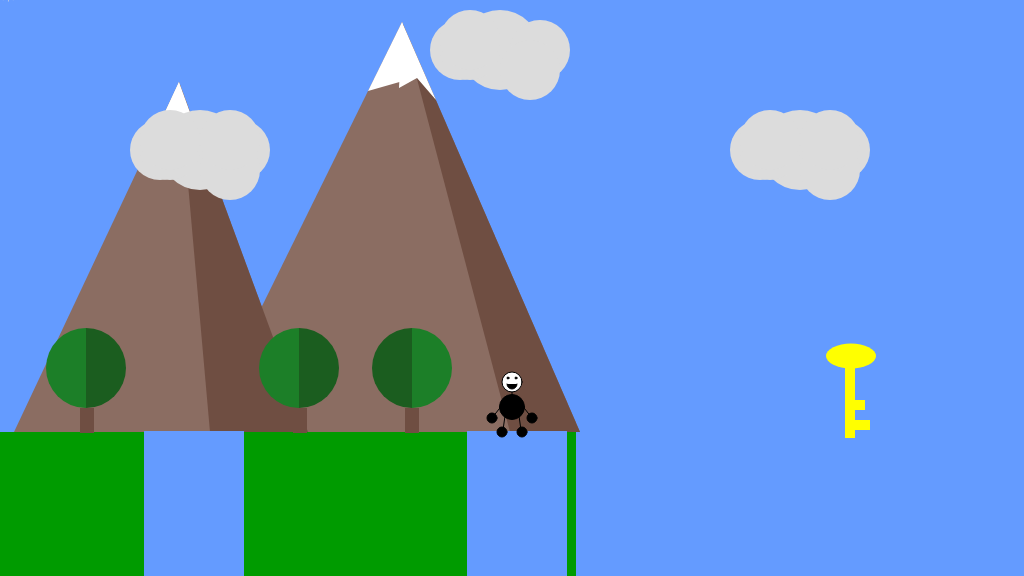
Frame 1 (no input)
Frame 60 (no input): identical to frame 1, image omitted
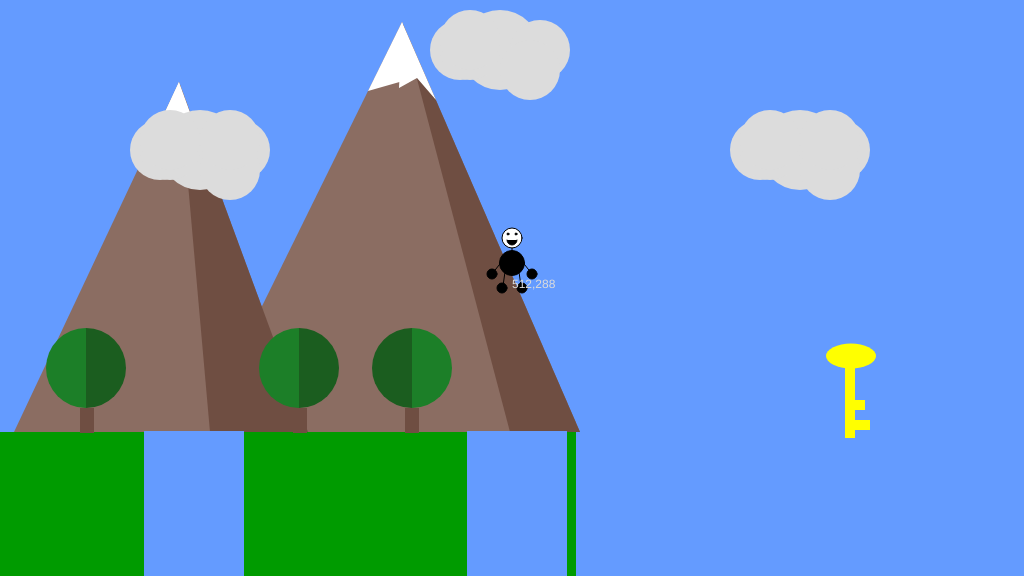
Frame 120 (the mouse pressed at the canvas centre since frame 60)

The p5.js sketch that drew these frames (run headless with seeded random() and noise() and a simulated clock; from frame 60 on, the mouse is pressed at the canvas centre):

// p5.js sketch
// ── sketch.js
/*

The Game Project

3 - using variables

*/

var floorPos_y;

var gameChar_x;
var gameChar_y;

var treePos_x;
var treePos_y;

var canyon;
var collectable;

var mountain; 

var cloud;


function setup()
{
	createCanvas(1024, 576);
	floorPos_y = 432; //NB. we are now using a variable for the floor position

	//NB. We are now using the built in variables height and width
	gameChar_x = width/2;
	gameChar_y = floorPos_y;

	treePos_x = width/2;
	treePos_y = height/2;

	canyon=
	{
		x_pos:0,
		width:100
		
	}

	collectable=
	{
		x_pos:100,
		y_pos:100,
		size:50
	}

	mountain=
	{
		x_pos:0,
		y_pos:0,
		
	}

	cloud=
	{
		x_pos:0,
		y_pos:0,
		size:0
	}
}

function draw()
{
	background(100, 155, 255); //fill the sky blue

	noStroke();
	fill(0, 155, 0);
	rect(0, floorPos_y, height, width - floorPos_y); //draw some green ground
	
	//mountain
	fill('#8b6d62')
		triangle(402,22,580,432,200,432);
		triangle(179,82,308,432,14,432);
	fill('#6f4e42');
		triangle(402,22,580,432,510,432);
		triangle(179,82,308,432,210,432);
	fill('FFFFFF');
		triangle(402,22,417,77,368,91);
		quad(402,22,436,100,417,78,399,88);
		triangle(179,82,195,126,162,119);
		quad(179,82,184,130,172,120,156,131);

	//canyon
	fill(100, 155, 255);
	rect(canyon.x_pos+144,431,canyon.width,148);
	rect(canyon.x_pos+467,431,canyon.width,148);

	//tree
	fill('#1c7f28');
		arc(treePos_x-426, treePos_y+80, 80, 80, radians(90),radians(270));
		arc(treePos_x-213, treePos_y+80, 80, 80, radians(90),radians(270));
		arc(treePos_x-100, treePos_y+80, 80, 80, radians(270),radians(90));
	fill('#1b5d1f');
		arc(treePos_x-426, treePos_y+80, 80, 80, radians(270),radians(90));
		arc(treePos_x-213, treePos_y+80, 80, 80, radians(270),radians(90));
		arc(treePos_x-100, treePos_y+80, 80, 80, radians(90),radians(270));
	fill('#6f4e42');
		rect(treePos_x-432, treePos_y+120,14,25);
		rect(treePos_x-219, treePos_y+120,14,25);
		rect(treePos_x-107, treePos_y+120,14,25);

	//front facing game character
	stroke(0);
	fill(255);		
		ellipse(gameChar_x,gameChar_y-50,20);//head	
	fill(0);	
		ellipse(gameChar_x,gameChar_y-25,25);//body
		ellipse(gameChar_x-10,gameChar_y,10);//left foot
		ellipse(gameChar_x+10,gameChar_y,10);//right foot
		ellipse(gameChar_x+20,gameChar_y-14,10)//right hand
		ellipse(gameChar_x-20,gameChar_y-14,10)//left hand
		ellipse(gameChar_x+4,gameChar_y-54,2);//right eye
		ellipse(gameChar_x-4,gameChar_y-54,2);//left eye
		arc(gameChar_x,gameChar_y-48, 10,10,radians(0),radians(180));//smile 
	stroke(0);
	strokeWeight(1);
		line(gameChar_x+7,gameChar_y-16,gameChar_x+9,gameChar_y-2)//right leg
		line(gameChar_x-7,gameChar_y-16,gameChar_x-9,gameChar_y-2)//left leg
		line(gameChar_x,gameChar_y-40,gameChar_x,gameChar_y-34)//neck
		line(gameChar_x+9,gameChar_y-28,gameChar_x+20,gameChar_y-14)//right arm
		line(gameChar_x-9,gameChar_y-28,gameChar_x-20,gameChar_y-14)//left arm
    
	//collectable item
		noStroke()
			fill('yellow')
				rect(collectable.x_pos+755,collectable.y_pos+320,collectable.size-35,collectable.size-40)
				rect(collectable.x_pos+755,collectable.y_pos+300,collectable.size-40,collectable.size-40)
				rect(collectable.x_pos+745,collectable.y_pos+268,collectable.size-40,collectable.size+20)
		fill('yellow')
		
				ellipse(collectable.x_pos+751,collectable.y_pos+256,collectable.size,collectable.size/2)
	

	//clouds
		fill(220);
		ellipse(cloud.x_pos+800,cloud.y_pos+150,cloud.size+80); 
		ellipse(cloud.x_pos+760,cloud.y_pos+150,cloud.size+60);
		ellipse(cloud.x_pos+840,cloud.y_pos+150,cloud.size+60);
		ellipse(cloud.x_pos+770,cloud.y_pos+150,cloud.size+60);
		ellipse(cloud.x_pos+770,cloud.y_pos+140,cloud.size+60);
		ellipse(cloud.x_pos+830,cloud.y_pos+170,cloud.size+60);
		ellipse(cloud.x_pos+830,cloud.y_pos+140,cloud.size+60);

	fill(220);
		ellipse(cloud.x_pos+200,cloud.y_pos+150,cloud.size+80);
		ellipse(cloud.x_pos+160,cloud.y_pos+150,cloud.size+60);
		ellipse(cloud.x_pos+240,cloud.y_pos+150,cloud.size+60);
		ellipse(cloud.x_pos+170,cloud.y_pos+150,cloud.size+60);
		ellipse(cloud.x_pos+170,cloud.y_pos+140,cloud.size+60);
		ellipse(cloud.x_pos+230,cloud.y_pos+170,cloud.size+60);
		ellipse(cloud.x_pos+230,cloud.y_pos+140,cloud.size+60);
	
	fill(220);
		ellipse(cloud.x_pos+500,cloud.y_pos+50,cloud.size+80);
		ellipse(cloud.x_pos+460,cloud.y_pos+50,cloud.size+60);
		ellipse(cloud.x_pos+540,cloud.y_pos+50,cloud.size+60);
		ellipse(cloud.x_pos+470,cloud.y_pos+50,cloud.size+60);
		ellipse(cloud.x_pos+470,cloud.y_pos+40,cloud.size+60);
		ellipse(cloud.x_pos+530,cloud.y_pos+70,cloud.size+60);
		ellipse(cloud.x_pos+530,cloud.y_pos+40,cloud.size+0);	
	
text(mouseX+","+mouseY, mouseX, mouseY);
}

function mousePressed()
{
  gameChar_x=mouseX;
  gameChar_y=mouseY;
  


}
